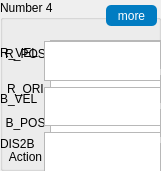
  <widget class="QGroupBox" name="Number4">
   <property name="geometry">
    <rect>
     <x>513</x>
     <y>520</y>
     <width>161</width>
     <height>171</height>
    </rect>
   </property>
   <property name="styleSheet">
    <string notr="true"/>
   </property>
   <property name="title">
    <string>Number 4</string>
   </property>
   <widget class="QPushButton" name="Num4_more">
    <property name="geometry">
     <rect>
      <x>106</x>
      <y>5</y>
      <width>51</width>
      <height>21</height>
     </rect>
    </property>
    <property name="focusPolicy">
     <enum>Qt::NoFocus</enum>
    </property>
    <property name="styleSheet">
     <string notr="true">QPushButton {
color:rgb(255,255,255);
background-color:rgb(1,124,194);
border:0;
border-radius:5px;
}
QPushButton:pressed{
color:rgb(182, 180, 180);
background-color:rgb(0, 46, 92);
border:0;
border-radius:5px;
}</string>
    </property>
    <property name="text">
     <string>more</string>
    </property>
   </widget>
   <widget class="QWidget" name="verticalLayoutWidget_8">
    <property name="geometry">
     <rect>
      <x>50</x>
      <y>40</y>
      <width>111</width>
      <height>131</height>
     </rect>
    </property>
    <layout class="QVBoxLayout" name="Num4_browser">
     <item>
      <widget class="QTextBrowser" name="Num4_R_POS_Browser">
       <property name="font">
        <font>
         <pointsize>11</pointsize>
         <weight>50</weight>
         <bold>false</bold>
        </font>
       </property>
       <property name="focusPolicy">
        <enum>Qt::NoFocus</enum>
       </property>
       <property name="layoutDirection">
        <enum>Qt::LeftToRight</enum>
       </property>
      </widget>
     </item>
     <item>
      <widget class="QTextBrowser" name="Num4_R_ORI_Browser">
       <property name="focusPolicy">
        <enum>Qt::NoFocus</enum>
       </property>
      </widget>
     </item>
     <item>
      <widget class="QTextBrowser" name="Num4_B_POS_Browser">
       <property name="focusPolicy">
        <enum>Qt::NoFocus</enum>
       </property>
      </widget>
     </item>
     <item>
      <widget class="QTextBrowser" name="Num4_Action_Browser">
       <property name="focusPolicy">
        <enum>Qt::NoFocus</enum>
       </property>
      </widget>
     </item>
    </layout>
   </widget>
   <widget class="QWidget" name="verticalLayoutWidget_9">
    <property name="geometry">
     <rect>
      <x>0</x>
      <y>40</y>
      <width>51</width>
      <height>131</height>
     </rect>
    </property>
    <layout class="QVBoxLayout" name="Num4_lab">
     <item>
      <widget class="QLabel" name="Num4_R_POS">
       <property name="sizePolicy">
        <sizepolicy hsizetype="Expanding" vsizetype="Expanding">
         <horstretch>0</horstretch>
         <verstretch>0</verstretch>
        </sizepolicy>
       </property>
       <property name="text">
        <string>R_POS</string>
       </property>
       <property name="alignment">
        <set>Qt::AlignCenter</set>
       </property>
      </widget>
     </item>
     <item>
      <widget class="QLabel" name="Num4_R_ORI">
       <property name="sizePolicy">
        <sizepolicy hsizetype="Expanding" vsizetype="Expanding">
         <horstretch>0</horstretch>
         <verstretch>0</verstretch>
        </sizepolicy>
       </property>
       <property name="text">
        <string>R_ORI</string>
       </property>
       <property name="alignment">
        <set>Qt::AlignCenter</set>
       </property>
      </widget>
     </item>
     <item>
      <widget class="QLabel" name="Num4_B_POS">
       <property name="sizePolicy">
        <sizepolicy hsizetype="Expanding" vsizetype="Expanding">
         <horstretch>0</horstretch>
         <verstretch>0</verstretch>
        </sizepolicy>
       </property>
       <property name="text">
        <string>B_POS</string>
       </property>
       <property name="alignment">
        <set>Qt::AlignCenter</set>
       </property>
      </widget>
     </item>
     <item>
      <widget class="QLabel" name="Num4_Action">
       <property name="sizePolicy">
        <sizepolicy hsizetype="Expanding" vsizetype="Expanding">
         <horstretch>0</horstretch>
         <verstretch>0</verstretch>
        </sizepolicy>
       </property>
       <property name="text">
        <string>Action</string>
       </property>
       <property name="alignment">
        <set>Qt::AlignCenter</set>
       </property>
      </widget>
     </item>
    </layout>
   </widget>
   <widget class="QWidget" name="Number4_more" native="true">
    <property name="geometry">
     <rect>
      <x>0</x>
      <y>40</y>
      <width>160</width>
      <height>131</height>
     </rect>
    </property>
    <property name="styleSheet">
     <string notr="true"/>
    </property>
    <widget class="QWidget" name="formLayoutWidget_3">
     <property name="geometry">
      <rect>
       <x>0</x>
       <y>1</y>
       <width>161</width>
       <height>131</height>
      </rect>
     </property>
     <layout class="QFormLayout" name="Number4_display">
      <item row="0" column="0">
       <widget class="QLabel" name="Num4_R_VEL">
        <property name="text">
         <string>R_VEL</string>
        </property>
       </widget>
      </item>
      <item row="0" column="1">
       <widget class="QTextBrowser" name="Num4_R_VEL_Browser">
        <property name="focusPolicy">
         <enum>Qt::NoFocus</enum>
        </property>
       </widget>
      </item>
      <item row="1" column="0">
       <widget class="QLabel" name="Num4_B_VEL">
        <property name="text">
         <string>B_VEL</string>
        </property>
       </widget>
      </item>
      <item row="1" column="1">
       <widget class="QTextBrowser" name="Num4_B_VEL_Browser">
        <property name="focusPolicy">
         <enum>Qt::NoFocus</enum>
        </property>
       </widget>
      </item>
      <item row="2" column="0">
       <widget class="QLabel" name="disNum4">
        <property name="text">
         <string>DIS2B</string>
        </property>
       </widget>
      </item>
      <item row="2" column="1">
       <widget class="QTextBrowser" name="disNum4_Browser">
        <property name="focusPolicy">
         <enum>Qt::NoFocus</enum>
        </property>
       </widget>
      </item>
     </layout>
    </widget>
   </widget>
  </widget>
